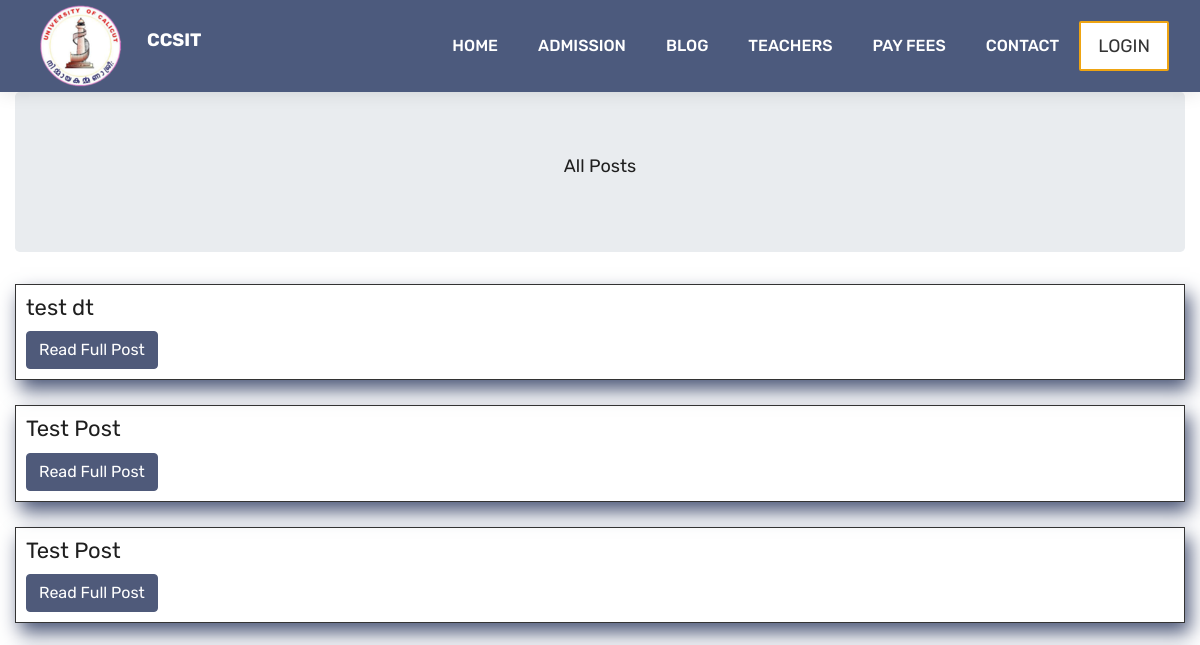
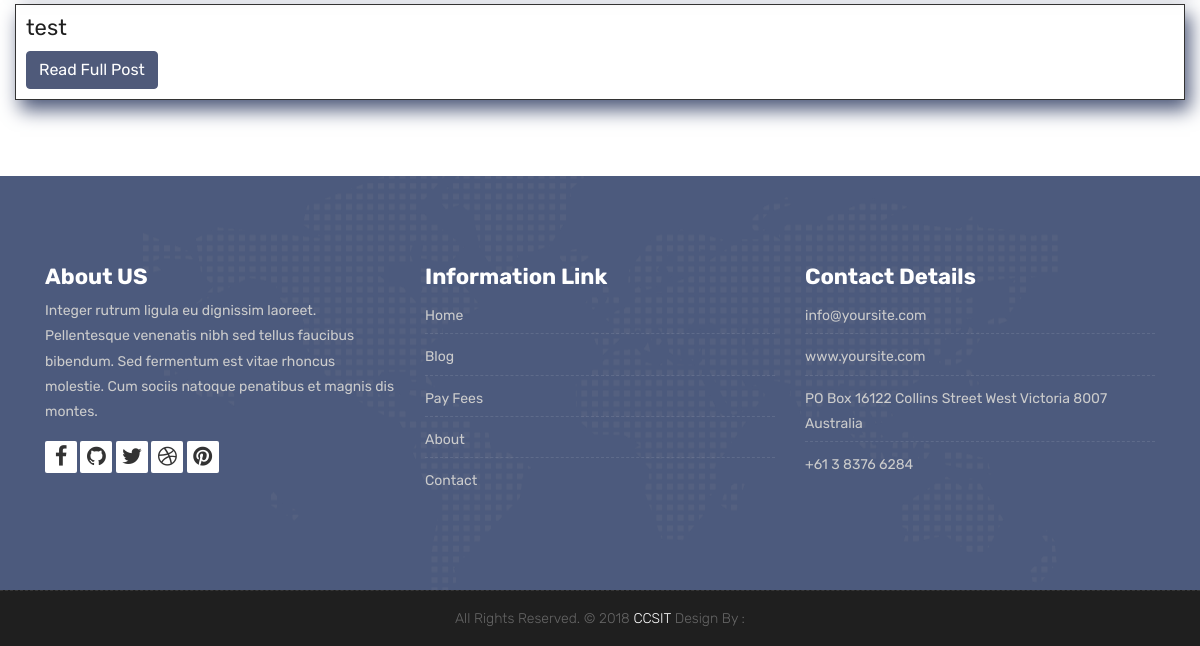
The app's page /blog/viewpost/, older data (2 pictures, top to bottom).
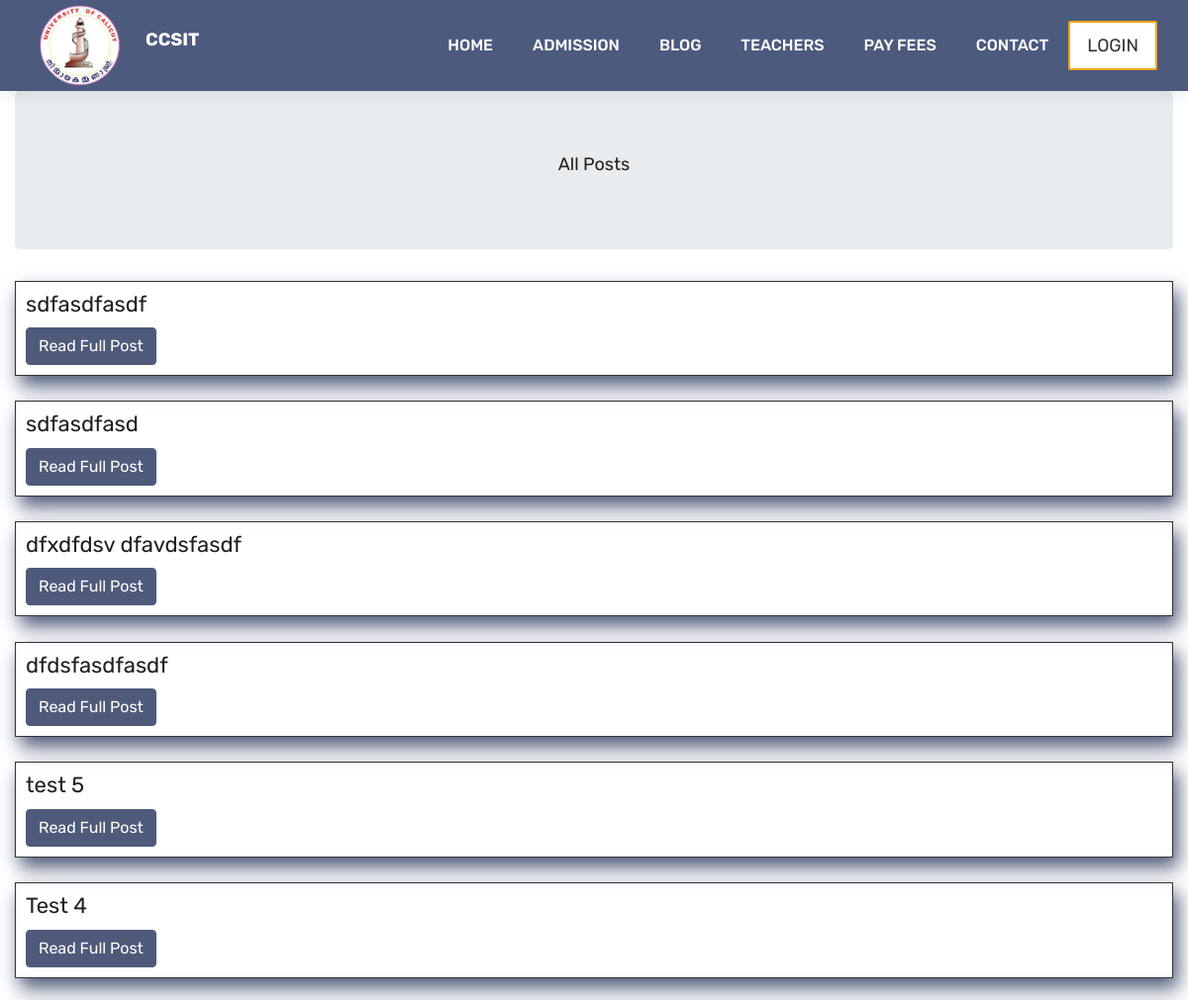
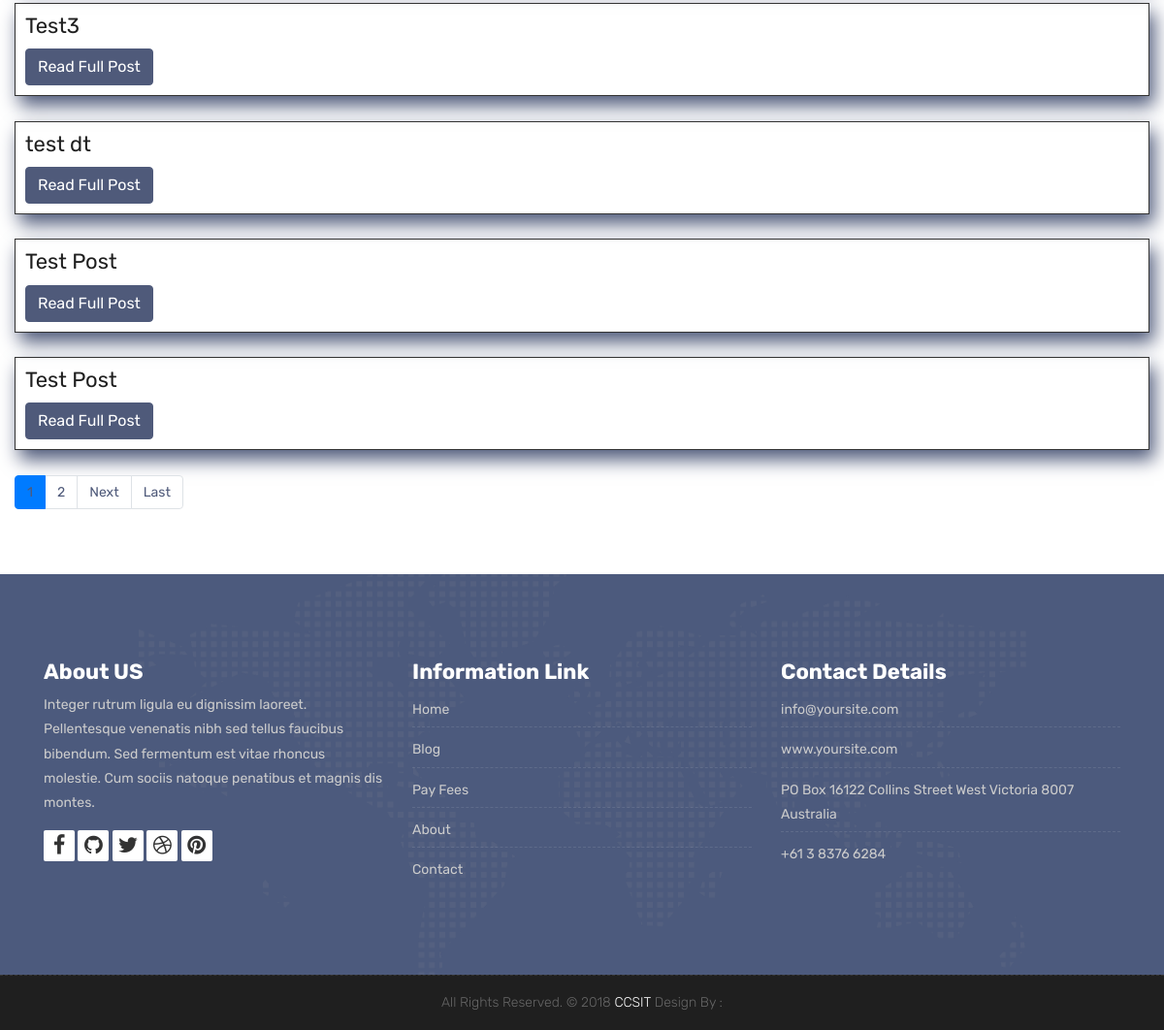
The same page, newer data (2 pictures, top to bottom).
### blog/models.py (models this page shows, shortened)
class BlogPost(models.Model):
    title = models.CharField(
        _("Blog Title"), max_length=250,
        null=False, blank=False
    )
    body = RichTextUploadingField()
    author = models.CharField(max_length=100, blank=True, null=True)
    publish_on = models.DateTimeField(blank=True, null=True)

### blog/views.py (the view)
# urls.py: path('viewpost/',ShowPostListView.as_view(), name="showposts"),
class ShowPostListView(ListView):
    model = BlogPost
    template_name="viewposts.html"
    context_object_name = "posts"
    paginate_by = 10
    def get_queryset(self) -> QuerySet[Any]:
        return BlogPost.objects.all().order_by('-publish_on')

### blog/templates/viewposts.html (shortened to what this page needs)
{% extends "base.html" %}
{% load static %}
{% block content %}
    <div class="container-fluid">
        <div class="container-fluid jumbotron text-center">
            <h3>All Posts</h3>
        </div>
        <ul style="list-style-type: none !important; margin:0 !important; padding:0 !important;">
            {% for post in posts %}
                <li>
                    <div class="container-fluid" style="border: 1px solid; padding: 10px; box-shadow: 5px 10px 18px rgb(79,90,122); !important">
                        <h2>{{ post.title }}</h2>
                        <button type="button" class="btn btn-primary" data-bs-toggle="modal" data-bs-target="#fullPostModal{{ post.id }}" style="background-color:rgb(79,90,122)!important; border-color:rgb(79,90,122) !important;">
                            Read Full Post
                        </button>
                    </div>
                    <br>
                </li>
            {% endfor %}
        </ul>
        {% if is_paginated %}
        <nav aria-label="Page navigation" >
            <ul class="pagination" style="color:rgb(79,90,122) !important;">
                {% for num in page_obj.paginator.page_range %}
                    <li class="page-item{% if num == page_obj.number %} active{% endif %}" style="color:rgb(79,90,122) !important;">
                        <a class="page-link" href="?page={{ num }}" style="color:rgb(79,90,122) !important;">{{ num }}</a>
                    </li>
                {% endfor %}
                {% if page_obj.has_next %}
                    <li class="page-item">
                        <a class="page-link" href="?page={{ page_obj.next_page_number }}" style="color:rgb(79,90,122) !important;">Next</a>
                    </li>
                    <li class="page-item">
                        <a class="page-link" href="?page={{ page_obj.paginator.num_pages }}" style="color:rgb(79,90,122) !important;">Last</a>
                    </li>
                {% endif %}
            </ul>
        </nav>
        {% endif %}
    <br>
    <br>
    </div>
{% endblock content %}

Row changes from the older to the newer data that the page shows:
no longer on this page (row unchanged): BlogPost: title "test"
added BlogPost: title "sdfasdfasdf"
added BlogPost: title "sdfasdfasd"
added BlogPost: title "dfxdfdsv dfavdsfasdf"
added BlogPost: title "dfdsfasdfasdf"
added BlogPost: title "test 5"
added BlogPost: title "Test 4"
added BlogPost: title "Test3"
Text that changed along with them:
new list line: "2"
text now shown: "Next Last"
